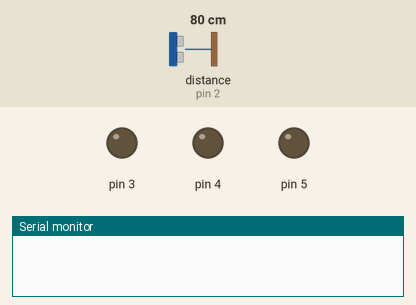
Bench run of a sketch on a simulated Arduino Uno, built with avr-gcc and run on an emulated ATmega328P. Shown: output pins drawn as LEDs (lit = HIGH), the last lines printed to the serial monitor. Wiring (inferred from the names in the program): ultrasonic range finder: trigger pin 2; echo pin 2. The test bench sets the inputs (shaded band); at power-on: distance to the obstacle (sensor on pin 2) 80 cm. The echo pulse lasts 58.3 µs per cm; pins used as bus, display or sensor lines are not drawn.

Above: at 0.5 s.
At 3.5 s:
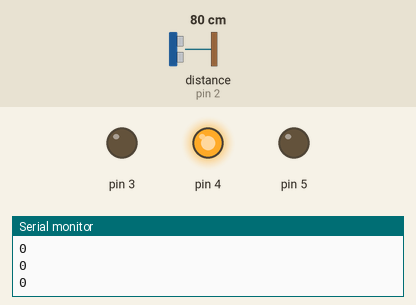
At 8.5 s:
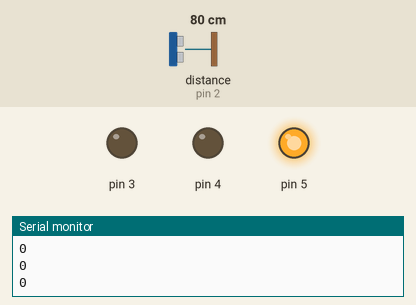
At 14.1 s:
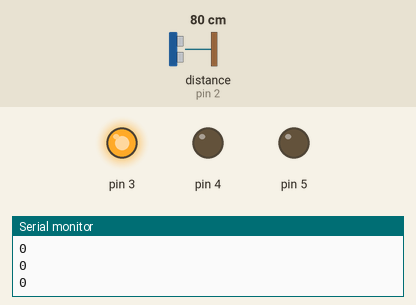
Timing chart, 0 to 21.0 s (numbered marks = the images above):
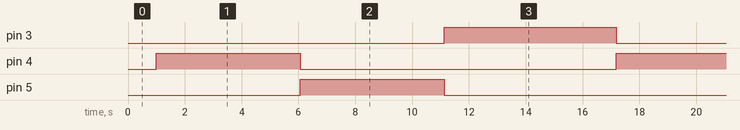

Measured:
- by itself, pin 3: alternates HIGH for 6.1 s and LOW for 10.1 s
- by itself, pin 4, pin 5: alternates HIGH for 5.1 s and LOW for 11.1 s
- by itself, everything shown: repeats every 16.2 s, in 3 steps

The sketch:

Traffic_light.ino
```cpp
#include <IRremote.hpp>

//char mystr[10] = "0";
int speeed =0;
int distancecheck =0;
int distancecalc = 150;
int distance;
char status[10] ="0";
const int irReceiverPin = 8;
const byte sensorPin = 2;
unsigned long ultrasoundValue = 0;
unsigned long echo = 0;
unsigned long measureDistance();
//Adafruit_LiquidCrystal lcd_1(0);
char speed[10]="0";
int speedcalc =0;
double time = 5;
int time2 = 10;
IRrecv irrecv(irReceiverPin);
int light =0;
void setup() {
  pinMode(sensorPin, INPUT);
  //pinMode(sensorPin, INPUT);
  Serial.begin(115200);
  pinMode(5,OUTPUT);
  pinMode(3,OUTPUT);
  pinMode(4,OUTPUT);
	//digitalWrite(sensorPin, HIGH);
   pinMode(7, OUTPUT);
  digitalWrite(7, LOW);
  digitalWrite(sensorPin, HIGH);
    irrecv.enableIRIn();
}

void loop() {
   Serial.readBytes(speed,4);
   Serial.println(speeed);

  light =1;
  digitalWrite(5, LOW);
  digitalWrite(3, LOW);
  digitalWrite(4, HIGH);

  DelaySend();

  //time2 = 5;
  light =0;
  digitalWrite(5, HIGH);
  digitalWrite(3, LOW);
  digitalWrite(4, LOW);


   DelaySend();
   time2 = 15;
   light =2;
  digitalWrite(5, LOW);
  digitalWrite(3, HIGH);
  digitalWrite(4, LOW);

   DelaySend();
   //time2 = 5;
}
void DelaySend(){
	check();
	//1
	delay(500);
	 time -= 1;
     check();
	delay(500);
	 time -= 1;
	 check();
	 time2 = time2-1;
	 //2
	delay(500);
	 time -= 1;
	check();
	delay(500);
	 time -= 1;
 	 check();
	 time2 = time2-1;
	 //3
	delay(500);
	 time = 5;
	check();
	delay(500);
	 time -= 1;
	 check();
	 time2 = time2-1;
	 //4
	delay(500);
	 time -= 1;
	 check();
	delay(500);
	 time -= 1;
	 check();
time2 = time2-1;
	//5
	delay(500);
	 time -= 1;
	 check();
	delay(500);
	time = 5;
	 time -= 1;
	 check();
time2 = time2-1;
}
unsigned long measureDistance()
{
  digitalWrite(7, HIGH);
  delayMicroseconds(10);
  digitalWrite(7, LOW);
  pinMode(sensorPin, OUTPUT);
  digitalWrite(sensorPin, LOW);
  delayMicroseconds(2);
  digitalWrite(sensorPin, HIGH);
  delayMicroseconds(5);
  digitalWrite(sensorPin, LOW);
  pinMode(sensorPin, INPUT);
  digitalWrite(sensorPin, HIGH);
  echo = pulseIn(sensorPin, HIGH, 38000);
  ultrasoundValue = (echo / 58);
  return ultrasoundValue;
}
void check(){
  distancecalc = distancecalc - (speeed*(time/10));

   if (irrecv.decode()) {
     auto value= irrecv.decodedIRData.decodedRawData;

    switch (value) {
      case 4261527296   :
      speedcalc = distancecalc/time2;

     	speeed = distancecalc/time2;
      if(speeed >63){
      speeed = distancecalc/(time2+15);
      }
        break;
      case 4211392256  :
      // changeCharArray(speed, "200");
        break;
      case 4177968896  :
       //changeCharArray(speed, "200");
        break;
      case 4127833856   :
        //changeCharArray(speed, "200");
        break;
      case 4194680576   :
        //changeCharArray(speed, "0");
        break;
    }

    irrecv.resume();
  }

  if(speeed != 0 || distancecheck ==1 ){
      speeed = distancecalc/time2 +1;
     if(speeed >63){
      speeed = 63;
      }
    if(distancecalc <63 && light ==0){
    speeed = 63;
    }


  }
  if(distancecalc <0){
  distancecalc = 150;
  }
  distance = measureDistance();
  if(distance <= 100){
    speeed = 0;
    distancecheck =1;
  }

   Serial.println(speeed);


}
```
